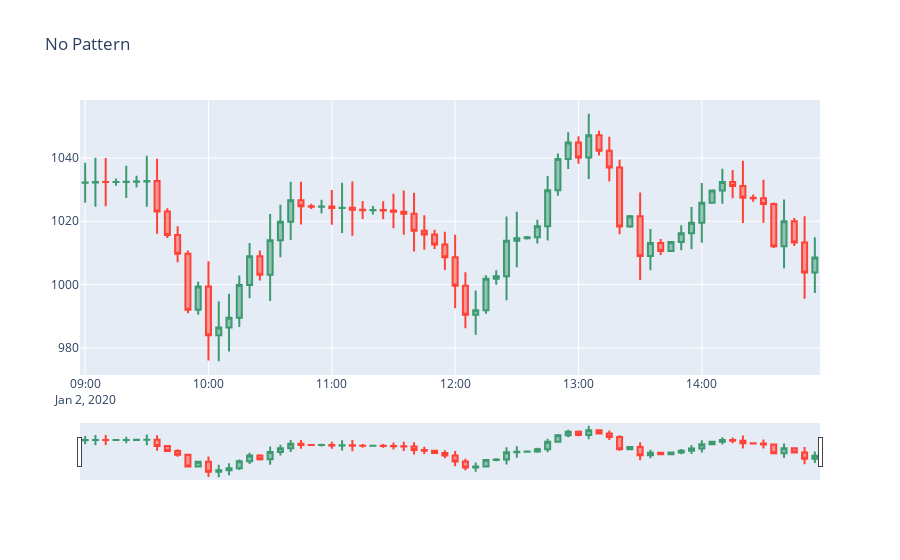

Notebook cell for this chart:
### Code cell
dfa = df1.iloc[:72,:]
draw_candlesticks(dfa,'No Pattern',save=True,image='../dummy.png')
